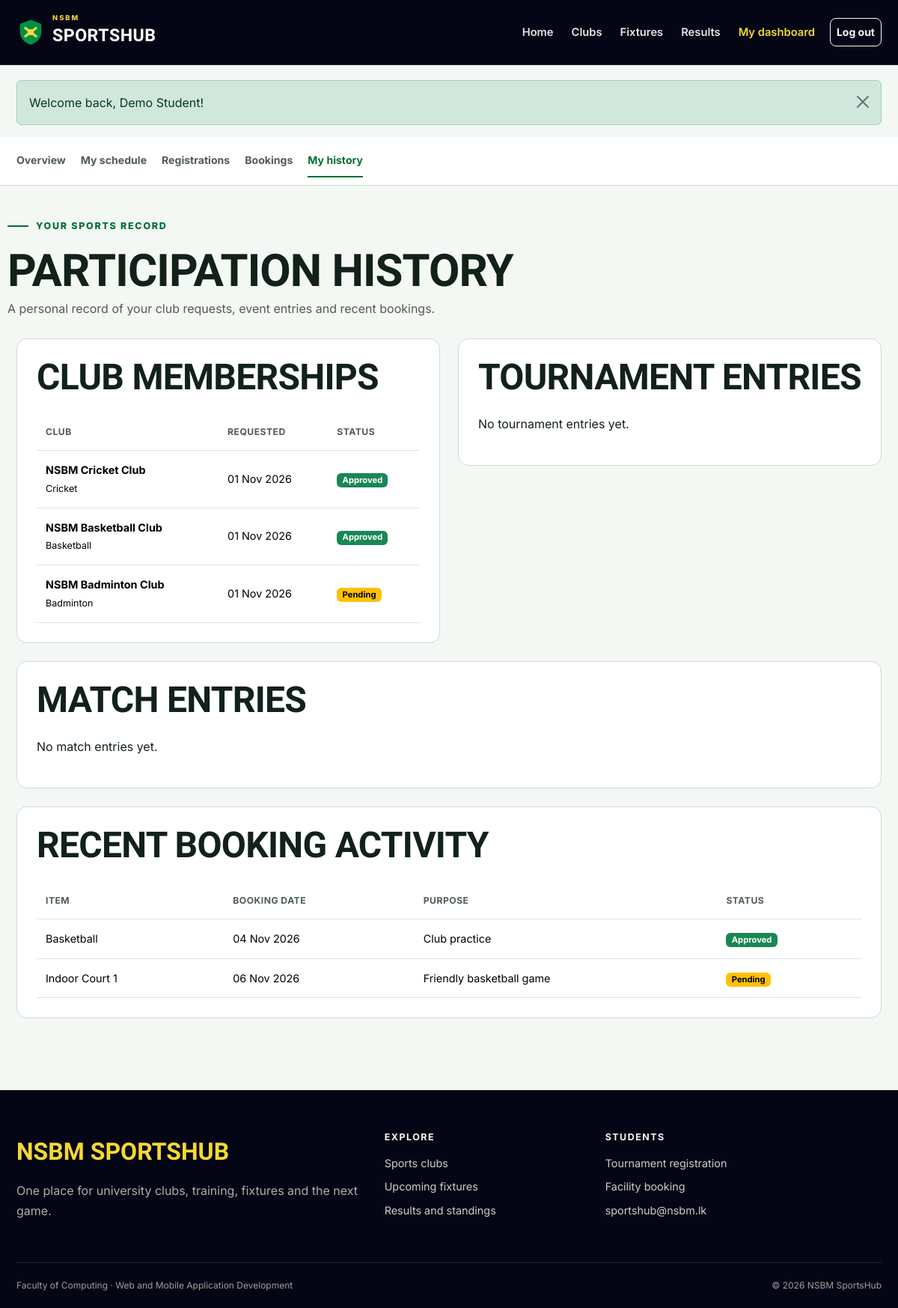
/student/history.php (signed in), run on the app's committed database.
### tables this page shows
CREATE TABLE memberships (
    id INT UNSIGNED AUTO_INCREMENT PRIMARY KEY,
    user_id INT UNSIGNED NOT NULL,
    club_id INT UNSIGNED NOT NULL,
    status ENUM('pending', 'approved', 'rejected') NOT NULL DEFAULT 'pending',
    joined_at TIMESTAMP DEFAULT CURRENT_TIMESTAMP,
    reviewed_at TIMESTAMP NULL,
    UNIQUE KEY unique_membership (user_id, club_id),
    FOREIGN KEY (user_id) REFERENCES users(id) ON DELETE CASCADE,
    FOREIGN KEY (club_id) REFERENCES clubs(id) ON DELETE CASCADE
);

CREATE TABLE clubs (
    id INT UNSIGNED AUTO_INCREMENT PRIMARY KEY,
    name VARCHAR(100) NOT NULL UNIQUE,
    sport VARCHAR(80) NOT NULL,
    description TEXT NOT NULL,
    coach_name VARCHAR(100) NOT NULL,
    meeting_day VARCHAR(20) NOT NULL,
    location VARCHAR(120) NOT NULL,
    max_members SMALLINT UNSIGNED NOT NULL DEFAULT 30,
    status ENUM('active', 'inactive') NOT NULL DEFAULT 'active',
    created_at TIMESTAMP DEFAULT CURRENT_TIMESTAMP
);

CREATE TABLE bookings (
    id INT UNSIGNED AUTO_INCREMENT PRIMARY KEY,
    user_id INT UNSIGNED NOT NULL,
    facility_id INT UNSIGNED NOT NULL,
    booking_date DATE NOT NULL,
    start_time TIME NOT NULL,
    end_time TIME NOT NULL,
    quantity SMALLINT UNSIGNED NOT NULL DEFAULT 1,
    purpose VARCHAR(255) NOT NULL,
    status ENUM('pending', 'approved', 'rejected', 'cancelled') NOT NULL DEFAULT 'pending',
    admin_note VARCHAR(255) NULL,
    created_at TIMESTAMP DEFAULT CURRENT_TIMESTAMP,
    FOREIGN KEY (user_id) REFERENCES users(id) ON DELETE CASCADE,
    FOREIGN KEY (facility_id) REFERENCES facilities(id) ON DELETE CASCADE
);

CREATE TABLE facilities (
    id INT UNSIGNED AUTO_INCREMENT PRIMARY KEY,
    name VARCHAR(100) NOT NULL,
    type ENUM('facility', 'equipment') NOT NULL,
    location VARCHAR(120) NOT NULL,
    total_units SMALLINT UNSIGNED NOT NULL DEFAULT 1,
    status ENUM('active', 'maintenance') NOT NULL DEFAULT 'active'
);

### config/database.php (called while the page is built)
<?php
function db(): PDO
{
    static $pdo = null;
    if ($pdo === null) {
        $host = getenv('DB_HOST') ?: '127.0.0.1';
        $port = getenv('DB_PORT') ?: '3306';
        $name = getenv('DB_NAME') ?: 'sportshub3_db';
        $user = getenv('DB_USER') ?: 'root';
        $pass = getenv('DB_PASS') ?: '';
        $dsn = "mysql:host=$host;port=$port;dbname=$name;charset=utf8mb4";
        $pdo = new PDO($dsn, $user, $pass, [
            PDO::ATTR_ERRMODE => PDO::ERRMODE_EXCEPTION,
            PDO::ATTR_DEFAULT_FETCH_MODE => PDO::FETCH_ASSOC,
            PDO::ATTR_EMULATE_PREPARES => false,
        ]);
    }
    return $pdo;
}

### includes/auth.php (called while the page is built, shortened)
<?php
function current_user(): ?array
{
    static $user = null;
    if ($user === null) {
        $user = fetch_one('SELECT id, student_id, full_name, email, role FROM users WHERE id = ?', [$_SESSION['user_id']]);
    }
    return $user;
}
function is_logged_in(): bool
{
    return current_user() !== null;
}
function require_login(): void
{
    if (!is_logged_in()) {
        flash('warning', 'Please log in to continue.');
        redirect('login.php');
    }
}
function require_student(): void
{
    require_login();
}

### student/history.php (the view, shortened to what this page needs)
<?php
require_student();
$userId = current_user()['id'];
$memberships = fetch_all('SELECT m.*, c.name, c.sport FROM memberships m JOIN clubs c ON c.id = m.club_id WHERE m.user_id = ? ORDER BY m.joined_at DESC', [$userId]);
$tournaments = fetch_all('SELECT tr.*, t.name, t.sport, t.start_date FROM tournament_registrations tr JOIN tournaments t ON t.id = tr.tournament_id WHERE tr.user_id = ? ORDER BY tr.created_at DESC', [$userId]);
$matches = fetch_all('SELECT mr.*, m.home_team, m.away_team, m.sport, m.match_datetime, m.status AS match_status FROM match_registrations mr JOIN matches m ON m.id = mr.match_id WHERE mr.user_id = ? ORDER BY mr.created_at DESC', [$userId]);
$bookings = fetch_all('SELECT b.*, f.name FROM bookings b JOIN facilities f ON f.id = b.facility_id WHERE b.user_id = ? ORDER BY b.created_at DESC LIMIT 10', [$userId]);
include __DIR__ . '/../includes/header.php';
include __DIR__ . '/../includes/student_nav.php';
?>
<div class="container dashboard-head"><span class="section-kicker">Your sports record</span><h1>Participation history</h1><p>A personal record of your club requests, event entries and recent bookings.</p></div>
<div class="container dashboard-content">
    <div class="row g-4">
        <div class="col-lg-6"><section class="content-panel"><h2 class="mb-4">Club memberships</h2><?php if ($memberships): ?><div class="table-responsive"><table class="table"><thead><tr><th>Club</th><th>Requested</th><th>Status</th></tr></thead><tbody><?php foreach ($memberships as $row): ?><tr><td><strong><?= e($row['name']) ?></strong><br><small><?= e($row['sport']) ?></small></td><td><?= format_date($row['joined_at']) ?></td><td><?= status_badge($row['status']) ?></td></tr><?php endforeach; ?></tbody></table></div><?php else: ?><p>No membership requests yet.</p><?php endif; ?></section></div>
        <div class="col-lg-6"><section class="content-panel"><h2 class="mb-4">Tournament entries</h2><?php if ($tournaments): ?><div class="table-responsive"><table class="table"><thead><tr><th>Tournament</th><th>Team</th><th>Status</th></tr></thead><tbody><?php foreach ($tournaments as $row): ?><tr><td><strong><?= e($row['name']) ?></strong><br><small><?= format_date($row['start_date']) ?></small></td><td><?= e($row['team_name']) ?></td><td><?= status_badge($row['status']) ?></td></tr><?php endforeach; ?></tbody></table></div><?php else: ?><p>No tournament entries yet.</p><?php endif; ?></section></div>
    </div>
    <section class="content-panel"><h2 class="mb-4">Match entries</h2><?php if ($matches): ?><div class="table-responsive"><table class="table"><thead><tr><th>Match</th><th>Date</th><th>Preferred team</th><th>Registration</th></tr></thead><tbody><?php foreach ($matches as $row): ?><tr><td><strong><?= e($row['home_team']) ?> vs <?= e($row['away_team']) ?></strong><br><small><?= e($row['sport']) ?></small></td><td><?= format_date($row['match_datetime']) ?></td><td><?= e($row[$row['preferred_team'] . '_team']) ?></td><td><?= status_badge($row['status']) ?></td></tr><?php endforeach; ?></tbody></table></div><?php else: ?><p>No match entries yet.</p><?php endif; ?></section>
    <section class="content-panel"><h2 class="mb-4">Recent booking activity</h2><?php if ($bookings): ?><div class="table-responsive"><table class="table"><thead><tr><th>Item</th><th>Booking date</th><th>Purpose</th><th>Status</th></tr></thead><tbody><?php foreach ($bookings as $row): ?><tr><td><?= e($row['name']) ?></td><td><?= format_date($row['booking_date']) ?></td><td><?= e($row['purpose']) ?></td><td><?= status_badge($row['status']) ?></td></tr><?php endforeach; ?></tbody></table></div><?php else: ?><p>No booking activity yet.</p><?php endif; ?></section>
</div>
<?php include __DIR__ . '/../includes/footer.php'; ?>

### includes/functions.php (shortened to what this page needs)
<?php
function e(?string $value): string
{
    return htmlspecialchars($value ?? '', ENT_QUOTES, 'UTF-8');
}
function fetch_all(string $sql, array $params = []): array
{
    $statement = db()->prepare($sql);
    $statement->execute($params);
    return $statement->fetchAll();
}
function fetch_one(string $sql, array $params = []): array|false
{
    $statement = db()->prepare($sql);
    $statement->execute($params);
    return $statement->fetch();
}
function format_date(?string $date, string $format = 'd M Y'): string
{
    return $date ? date($format, strtotime($date)) : 'Not set';
}
function status_badge(string $status): string
{
    $classes = [
        'approved' => 'success', 'active' => 'success', 'completed' => 'success',
        'registered' => 'success', 'ongoing' => 'info',
        'pending' => 'warning', 'upcoming' => 'warning', 'scheduled' => 'info',
        'rejected' => 'danger', 'cancelled' => 'danger', 'inactive' => 'secondary',
        'withdrawn' => 'secondary', 'maintenance' => 'danger',
    ];
    $class = $classes[$status] ?? 'secondary';
    return '<span class="badge text-bg-' . $class . '">' . e(ucfirst($status)) . '</span>';
}

### assets/css/style.css (style rules this page uses)
:root { --navy-950: oklch(0.13 0.035 275); --navy-900: oklch(0.18 0.04 275); --navy-800: oklch(0.24 0.045 275); --green-600: oklch(0.55 0.145 151); --green-700: oklch(0.47 0.125 151); --green-800: oklch(0.40 0.105 151); --yellow-400: oklch(0.88 0.17 99); --paper-50: oklch(0.975 0.008 150); --paper-100: oklch(0.945 0.012 150); --ink-900: oklch(0.23 0.025 160); --ink-600: oklch(0.46 0.02 160); --page-bg: var(--paper-50); --page-text: var(--ink-900); --muted-text: var(--ink-600); --brand: var(--green-700); --brand-hover: var(--green-800); --highlight: var(--yellow-400); --dark-surface: var(--navy-950); --line: oklch(0.88 0.015 150); --radius-sm: 8px; --radius-md: 14px; --radius-lg: 22px; --shadow: 0 12px 32px oklch(0.2 0.025 160 / 0.08); }
* { box-sizing: border-box; }
html { scroll-behavior: smooth; }
body { min-height: 100dvh; margin: 0; background: var(--page-bg); color: var(--page-text); font-family: "Inter", sans-serif; font-size: 16px; line-height: 1.65; }
h1, h2, h3, h4, .display-font { font-family: "Barlow Condensed", sans-serif; font-weight: 700; line-height: 1.05; letter-spacing: -0.015em; }
h1 { font-size: clamp(2.5rem, 6vw, 4.8rem); }
h2 { font-size: clamp(2rem, 4vw, 3rem); }
p { max-width: 72ch; }
.container { max-width: 1180px; }
.hero-kicker, .section-kicker { display: inline-flex; align-items: center; gap: 10px; margin-bottom: 18px; color: var(--brand); font-size: 0.78rem; font-weight: 800; letter-spacing: 0.14em; text-transform: uppercase; }
.hero-kicker::before, .section-kicker::before { content: ""; width: 28px; height: 2px; background: currentColor; }
.content-panel { padding: 26px; margin-bottom: 24px; background: #fff; border: 1px solid var(--line); border-radius: var(--radius-md); }
.content-panel h2, .content-panel h3 { text-transform: uppercase; }
.dashboard-head { padding: 36px 0 26px; }
.dashboard-head h1 { margin: 0; font-size: clamp(2.5rem, 5vw, 3.8rem); text-transform: uppercase; }
.dashboard-head p { margin: 6px 0 0; color: var(--muted-text); }
.dashboard-content { padding-bottom: 72px; }
.table { margin-bottom: 0; vertical-align: middle; }
.table > :not(caption) > * > * { padding: 14px 12px; }
.table thead th { color: var(--muted-text); font-size: 0.76rem; letter-spacing: 0.04em; text-transform: uppercase; white-space: nowrap; }
.table tbody td { font-size: 0.9rem; }
.badge { font-size: 0.7rem; }

### data on the page
memberships: club.name "NSBM Cricket Club", club.sport "Cricket", joined_at "01 Nov 2026", status "Approved"
memberships: club.name "NSBM Basketball Club", club.sport "Basketball", joined_at "01 Nov 2026", status "Approved"
memberships: club.name "NSBM Badminton Club", club.sport "Badminton", joined_at "01 Nov 2026", status "Pending"
bookings: facility.name "Basketball", booking_date "04 Nov 2026", purpose "Club practice", status "Approved"
bookings: facility.name "Indoor Court 1", booking_date "06 Nov 2026", purpose "Friendly basketball game", status "Pending"

### other printed values
$message['message'] "Welcome back, Demo Student!"
